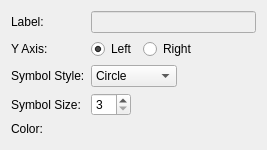
<?xml version="1.0" encoding="UTF-8"?>
<ui version="4.0">
 <class>Graph2dScatteredWindowSettingWidget</class>
 <widget class="QWidget" name="Graph2dScatteredWindowSettingWidget">
  <property name="geometry">
   <rect>
    <x>0</x>
    <y>0</y>
    <width>267</width>
    <height>150</height>
   </rect>
  </property>
  <property name="windowTitle">
   <string>Form</string>
  </property>
  <layout class="QVBoxLayout" name="verticalLayout">
   <item>
    <layout class="QGridLayout" name="gridLayout">
     <item row="0" column="0">
      <widget class="QLabel" name="labelLabel">
       <property name="text">
        <string>Label:</string>
       </property>
      </widget>
     </item>
     <item row="0" column="1">
      <widget class="QLineEdit" name="labelLineEdit">
       <property name="enabled">
        <bool>false</bool>
       </property>
      </widget>
     </item>
     <item row="1" column="0">
      <widget class="QLabel" name="symbolStyleLabel_2">
       <property name="text">
        <string>Y Axis:</string>
       </property>
      </widget>
     </item>
     <item row="1" column="1">
      <layout class="QHBoxLayout" name="horizontalLayout">
       <item>
        <widget class="QRadioButton" name="yAxisLeftRadioButton">
         <property name="text">
          <string>Left</string>
         </property>
         <property name="checked">
          <bool>true</bool>
         </property>
        </widget>
       </item>
       <item>
        <widget class="QRadioButton" name="yAxisRightRadioButton">
         <property name="text">
          <string>Right</string>
         </property>
        </widget>
       </item>
       <item>
        <spacer name="horizontalSpacer_6">
         <property name="orientation">
          <enum>Qt::Horizontal</enum>
         </property>
         <property name="sizeHint" stdset="0">
          <size>
           <width>40</width>
           <height>1</height>
          </size>
         </property>
        </spacer>
       </item>
      </layout>
     </item>
     <item row="2" column="0">
      <widget class="QLabel" name="symbolStyleLabel">
       <property name="text">
        <string>Symbol Style:</string>
       </property>
      </widget>
     </item>
     <item row="2" column="1">
      <layout class="QHBoxLayout" name="horizontalLayout_8">
       <item>
        <widget class="QComboBox" name="symbolStyleComboBox">
         <property name="enabled">
          <bool>true</bool>
         </property>
         <item>
          <property name="text">
           <string>Circle</string>
          </property>
         </item>
         <item>
          <property name="text">
           <string>Rectangle</string>
          </property>
         </item>
         <item>
          <property name="text">
           <string>Diamond</string>
          </property>
         </item>
         <item>
          <property name="text">
           <string>Triangle</string>
          </property>
         </item>
         <item>
          <property name="text">
           <string>Cross</string>
          </property>
         </item>
         <item>
          <property name="text">
           <string>XCross</string>
          </property>
         </item>
        </widget>
       </item>
       <item>
        <spacer name="horizontalSpacer_4">
         <property name="orientation">
          <enum>Qt::Horizontal</enum>
         </property>
         <property name="sizeHint" stdset="0">
          <size>
           <width>40</width>
           <height>0</height>
          </size>
         </property>
        </spacer>
       </item>
      </layout>
     </item>
     <item row="3" column="0">
      <widget class="QLabel" name="symbolSizeLabel">
       <property name="text">
        <string>Symbol Size:</string>
       </property>
      </widget>
     </item>
     <item row="3" column="1">
      <layout class="QHBoxLayout" name="horizontalLayout_2">
       <item>
        <widget class="QSpinBox" name="symbolSizeSpinBox">
         <property name="minimum">
          <number>3</number>
         </property>
         <property name="maximum">
          <number>11</number>
         </property>
        </widget>
       </item>
       <item>
        <spacer name="horizontalSpacer_7">
         <property name="orientation">
          <enum>Qt::Horizontal</enum>
         </property>
         <property name="sizeHint" stdset="0">
          <size>
           <width>40</width>
           <height>13</height>
          </size>
         </property>
        </spacer>
       </item>
      </layout>
     </item>
     <item row="4" column="0">
      <widget class="QLabel" name="colorLabel">
       <property name="text">
        <string>Color:</string>
       </property>
      </widget>
     </item>
     <item row="4" column="1">
      <layout class="QHBoxLayout" name="horizontalLayout_9">
       <item>
        <widget class="ColorEditWidget" name="colorWidget">
         <property name="text">
          <string/>
         </property>
        </widget>
       </item>
       <item>
        <spacer name="horizontalSpacer_5">
         <property name="orientation">
          <enum>Qt::Horizontal</enum>
         </property>
         <property name="sizeHint" stdset="0">
          <size>
           <width>40</width>
           <height>0</height>
          </size>
         </property>
        </spacer>
       </item>
      </layout>
     </item>
    </layout>
   </item>
   <item>
    <spacer name="verticalSpacer_2">
     <property name="orientation">
      <enum>Qt::Vertical</enum>
     </property>
     <property name="sizeHint" stdset="0">
      <size>
       <width>20</width>
       <height>17</height>
      </size>
     </property>
    </spacer>
   </item>
  </layout>
 </widget>
 <customwidgets>
  <customwidget>
   <class>ColorEditWidget</class>
   <extends>QLabel</extends>
   <header>guibase/coloreditwidget.h</header>
  </customwidget>
 </customwidgets>
 <resources/>
 <connections/>
</ui>
